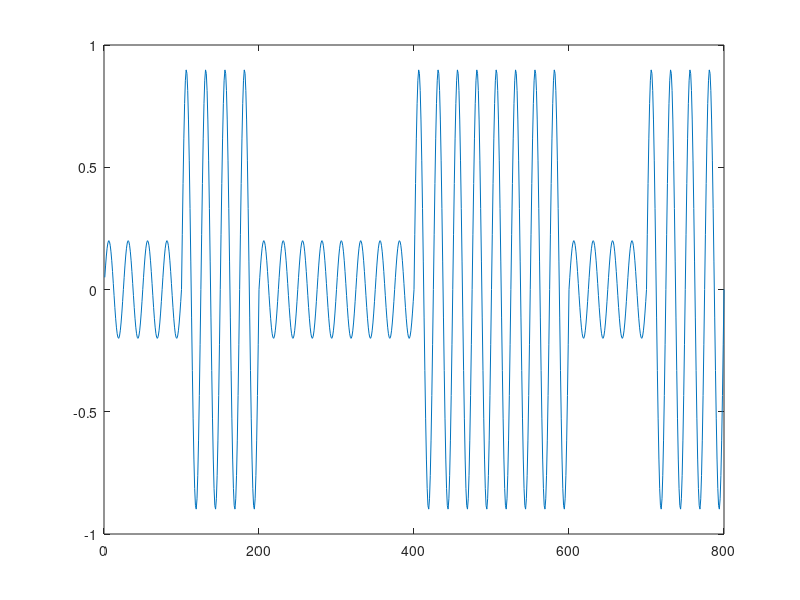
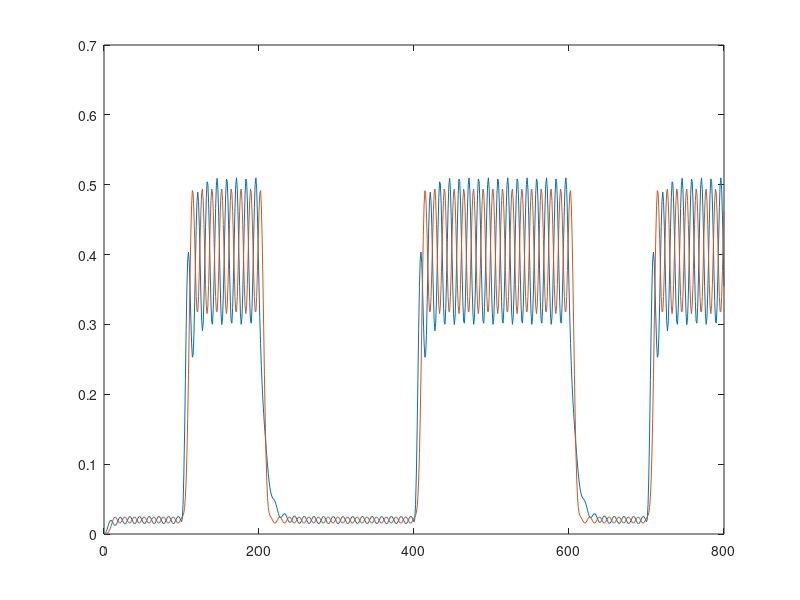

Recreate these plots in MATLAB, in order.
%% Ask

Data = [0 1 0 0 1 1 0 1];
Fs = 100;
F = 4;
sampl_per_bit = 100;

A0 = 0.2;
A1 = 0.9;
%% Modulation
n = 1;
sig_data = zeros(1, numel(Data) * sampl_per_bit);

for i = 1:numel(Data)
    for j = 1:sampl_per_bit 
        if (Data(i) == 0)
            A = A0;
        else
            A = A1;
        end 
        
        sig_data(((i-1)*sampl_per_bit)+j) = A*sin(2*pi*(F/Fs)*n);
        n = n + 1;
    end
end

%% plot Modul sig
figure
plot(sig_data);

%% Demodulation

in_sig = sig_data .^ 2;
alf = 0.125;

filt_out = zeros(1, numel(in_sig));
z1 = 0;

b = fir1(16, 0.01);

f = filter(b,1, in_sig);


for i = 1:numel(in_sig)

filt_out(i) = in_sig(i)*alf + z1 - z1*alf;
z1 = filt_out(i);
end

%% plot deModul sig
figure
plot(filt_out);
hold on;
plot(f);

